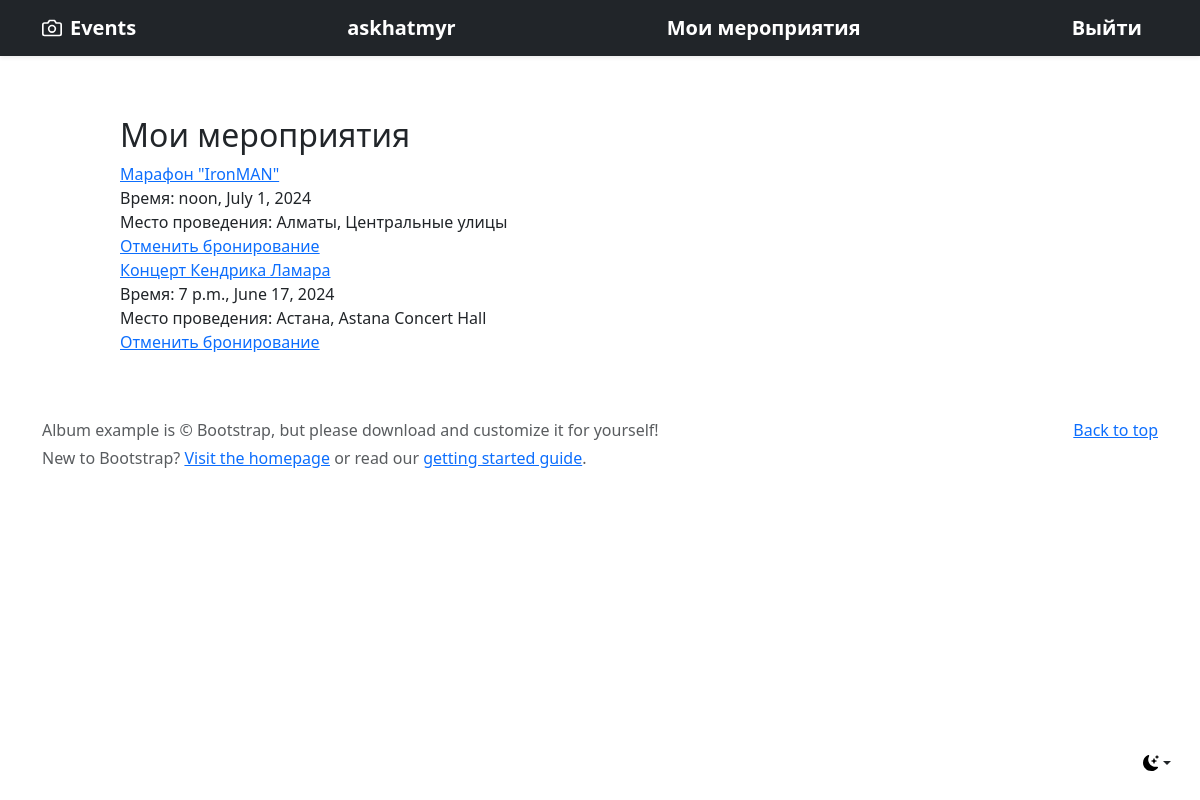
/book/ (signed in), run on the app's committed database.
### booking/models.py (models this page shows, shortened)
class EventUser(models.Model):
    event = models.ForeignKey(Event, on_delete=models.CASCADE, default=1)
    user = models.ForeignKey(User, on_delete=models.CASCADE, default=1)

### main/models.py (models this page shows, shortened)
class Event(models.Model):
    title = models.CharField(verbose_name="Название мероприятия", max_length=255)
    organizer = models.CharField(verbose_name="Организаторы", max_length=255, default="Организация")
    description = models.TextField(verbose_name="Описание мероприятия")
    event_time = models.TimeField(default=datetime.time(12, 0))
    event_date = models.DateField(default=datetime.date.today)
    duration = models.FloatField(verbose_name="Продолжительность(в часах)")
    city = models.CharField(verbose_name="Город", max_length=255)
    location = models.CharField(verbose_name="Место проведения", max_length=255)
    seats_amount = models.IntegerField(verbose_name="Количество мест")
    event_type = models.ForeignKey(CategoryEvent, on_delete=models.PROTECT)
    available_seats = models.IntegerField(verbose_name="Доступное количество мест")
    photo = models.ImageField(upload_to='uploads/', default='uploads/default.png')

### booking/views.py (the view)
# urls.py: path('', views.my_events, name='my_events'),
def my_events(request):
    my_events = EventUser.objects.filter(user=request.user)
    return render(request, 'booking/my_events.html', {'my_events_list': my_events, 'new_event': None})

### booking/templates/booking/my_events.html (shortened to what this page needs)
{% extends 'main/main.html'%}
{% load static %}
{%block content%}
<div class="col-md-4" style="margin-top: 5%; margin-left: 10%;">
    <h2>Мои мероприятия</h2>
      <div class="position-sticky" style="top: 2rem;">
        <div>
          <ul class="list-unstyled">
            {% for my_event in my_events_list %}
              <li><a href="{% url 'main:event_description' my_event.event.id%}">{{my_event.event.title}}</a></li>
              <li>Время: {{my_event.event.event_time}}, {{my_event.event.event_date}}</li>
              <li>Место проведения: {{my_event.event.city}}, {{my_event.event.location}}</li>
              <li><a href="{% url 'booking:delete_book' my_event.event.id%}">Отменить бронирование</a></li>
            {% endfor %}
          </ul>
        </div>
      </div>
    </div>
{%endblock%}

### main/templates/main/main.html (shortened to what this page needs)
<!DOCTYPE html>
{% load static %}
<html lang="en">
<head>
    <link rel="stylesheet" href="https://cdn.jsdelivr.net/npm/bootstrap@5.3.2/dist/css/bootstrap.min.css">
</head>
<body>
    <div class="dropdown position-fixed bottom-0 end-0 mb-3 me-3 bd-mode-toggle">
      <button class="btn btn-bd-primary py-2 dropdown-toggle d-flex align-items-center" id="bd-theme" type="button" aria-expanded="false" data-bs-toggle="dropdown" aria-label="Toggle theme (dark)">
        <svg class="bi my-1 theme-icon-active" width="1em" height="1em"><use href="#moon-stars-fill"></use></svg>
      </button>
    </div>
<header data-bs-theme="dark">
  <div class="navbar navbar-dark bg-dark shadow-sm">
    <div class="container">
      <a href="{% url 'main:main' %}" class="navbar-brand d-flex align-items-center">
        <strong>Events</strong>
      </a>
      {% if user.is_authenticated %}
      <a href="#" class="navbar-brand d-flex align-items-center">
        <strong>{{user.username}}</strong>
      </a>
       <a href="{% url 'booking:my_events' %}" class="navbar-brand d-flex align-items-center">
        <strong>Мои мероприятия</strong>
      </a>
      <a href="{% url 'user_auth:user_logout'%}" class="navbar-brand d-flex align-items-center">
        <strong>Выйти</strong>
      </a>
      {% endif %}
    </div>
  </div>
</header>
    {% block content %}{% endblock %}
<footer class="text-body-secondary py-5">
  <div class="container">
    <p class="float-end mb-1">
      <a href="#">Back to top</a>
    </p>
    <p class="mb-1">Album example is © Bootstrap, but please download and customize it for yourself!</p>
    <p class="mb-0">New to Bootstrap? <a href="/">Visit the homepage</a> or read our <a href="/docs/5.3/getting-started/introduction/">getting started guide</a>.</p>
  </div>
</footer>
</body>
</html>

### data on the page
EventUser: event "Марафон \"IronMAN\"", event.event_time "noon", event.event_date "July 1, 2024", event.city "Алматы", event.location "Центральные улицы"
EventUser: event "Концерт Кендрика Ламара", event.event_time "7 p.m.", event.event_date "June 17, 2024", event.city "Астана", event.location "Astana Concert Hall"

### other printed values
{{ user.username }} "askhatmyr"
